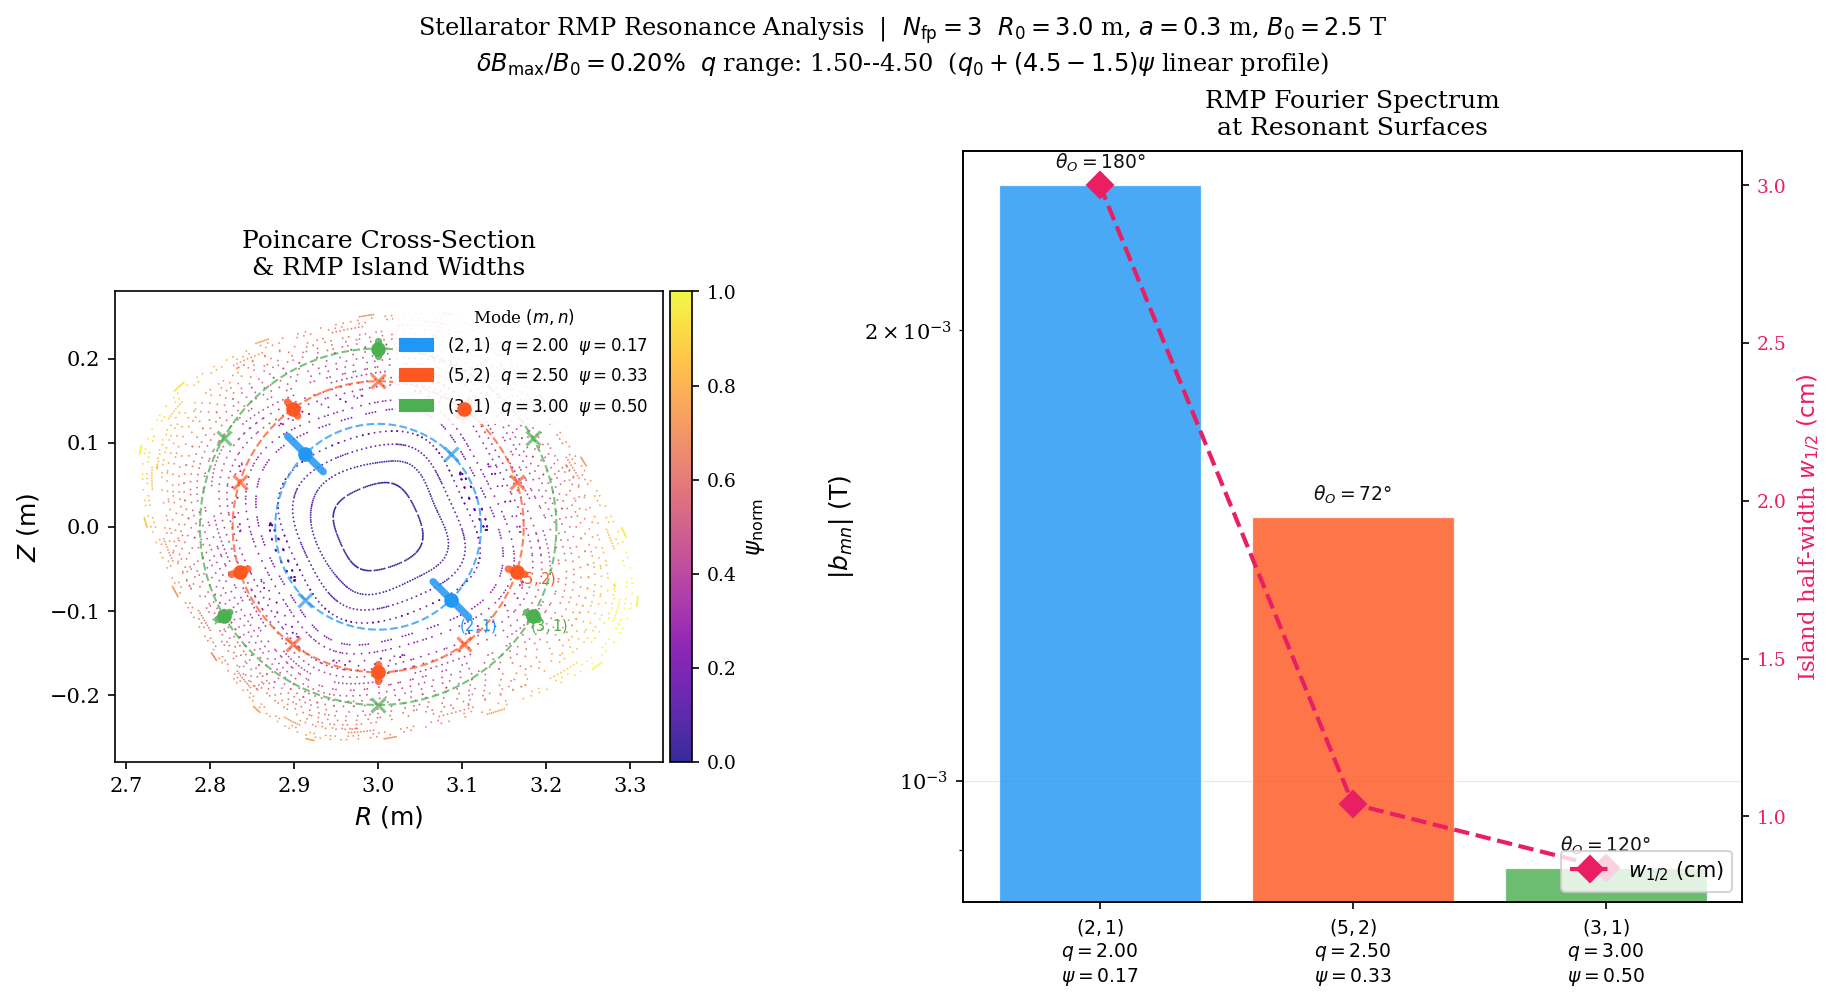

This chart was generated by the following Python code:
"""RMP Resonance Analysis: Stellarator 3D Magnetic Topology
==========================================================

Publication-quality figure showing:
  1. Poincare cross-section of nested flux surfaces (colored by psi_norm)
  2. Multiple resonant components at different rational surfaces
  3. Island width bars at O-point positions for each resonant surface
  4. Chirikov overlap parameter (sigma > 1 -> chaos)
  5. RMP Fourier spectrum bar chart with island half-width overlay

Physics
-------
For an RMP with multiple Fourier components b_{mn}, each component
resonates at the surface where q(psi_res) = m/n.

The island half-width (Rutherford formula in normalized psi):
    w_psi = 4 * sqrt(|b_mn| / (m * |dq/dpsi|))

The O-point poloidal angle at phi=0:
    theta_O = arg(b_mn) / m  [mod 2pi/m]

Chirikov overlap criterion:
    sigma = (w1 + w2) / |psi2 - psi1| > 1  -->  overlapping islands (chaos)
"""
import sys
sys.path.insert(0, r'D:\Repo\pyna')

import numpy as np
import matplotlib.pyplot as plt
import matplotlib.patches as mpatches
from matplotlib.gridspec import GridSpec

# Academic matplotlib style
plt.rcParams.update({
    'font.family': 'serif',
    'font.size': 11,
    'axes.labelsize': 12,
    'axes.titlesize': 13,
    'xtick.labelsize': 10,
    'ytick.labelsize': 10,
    'figure.dpi': 150,
    'text.usetex': False,
    'axes.linewidth': 0.8,
})

from pyna.MCF.equilibrium.stellarator import SimpleStellarartor, simple_stellarator
from pyna.MCF.visual.equilibrium import plot_nested_flux_surfaces, ISLAND_CMAPS
from pyna.MCF.visual.RMP_spectrum import (
    find_resonant_components_analytic,
    plot_island_width_bars,
    ResonantComponent,
)

# ── 1. Build stellarator equilibrium ──────────────────────────────────────
print("=" * 60)
print("RMP Resonance Analysis -- Stellarator 3D Topology")
print("=" * 60)
print("\n[1] Building stellarator equilibrium...")

eq = simple_stellarator(
    R0=3.0,
    r0=0.3,
    B0=2.5,
    q0=1.5,
    q1=4.5,
    m_h=3,
    n_h=3,
    epsilon_h=0.03,
)

q_at_01 = float(eq.q_of_psi(0.0))
q_at_1  = float(eq.q_of_psi(1.0))
print(f"  Stellarator: R0={eq.R0} m, r0={eq.r0} m, B0={eq.B0} T")
print(f"  q profile: q(psi=0)={q_at_01:.2f}, q(psi=1)={q_at_1:.2f}")

# Show accessible rational surfaces
print("  Accessible rational surfaces:")
for m_test, n_test in [(2, 1), (3, 2), (3, 1), (4, 1), (5, 2), (7, 2)]:
    psi_list = eq.resonant_psi(m_test, n_test)
    if psi_list:
        print(f"    q={m_test}/{n_test}={m_test/n_test:.3f} -> psi_res={psi_list[0]:.3f}")

# ── 2. Define multi-mode RMP ──────────────────────────────────────────────
print("\n[2] Defining multi-mode RMP field...")

B_rmp = 5e-3
R0_eq = eq.R0
r0_eq = eq.r0

# Modes: (m,n) pairs at different q surfaces for non-trivial Chirikov analysis
# q=2/1=2.00  -> psi=0.167  (m=2,n=1)
# q=3/2=1.50  -> psi=0.000 (edge, skip) ... try (5/2=2.5 -> psi=0.333)
# q=3/1=3.00  -> psi=0.500
# Amplitudes designed to show clear Chirikov analysis
rmp_modes = [
    (2, 1, 1.00),    # (m, n, relative_amplitude)
    (5, 2, 0.60),    # q=2.5, psi~0.333
    (3, 1, 0.35),    # q=3.0, psi=0.500
]

print("  RMP mode spectrum:")
for m_r, n_r, amp_r in rmp_modes:
    psi_list = eq.resonant_psi(m_r, n_r)
    psi_str = f"{psi_list[0]:.3f}" if psi_list else "outside"
    print(f"    ({m_r},{n_r}): q={m_r/n_r:.3f}  psi_res={psi_str}  |b|={amp_r*B_rmp*1e3:.2f} mT")

def delta_B_rmp(R, Z, phi):
    """Multi-mode RMP spanning several rational surfaces."""
    theta_pol = np.arctan2(Z, R - R0_eq)
    dBR = 0.0
    dBZ = 0.0
    for (m_r, n_r, amp_r) in rmp_modes:
        phase = m_r * theta_pol - n_r * phi
        dBR += B_rmp * amp_r * np.cos(phase) * np.cos(theta_pol)
        dBZ += B_rmp * amp_r * np.cos(phase) * np.sin(theta_pol)
    return np.array([dBR, dBZ, 0.0])

# ── 3. Find resonant components ───────────────────────────────────────────
print("\n[3] Computing resonant components...")

# Use a custom multi-mode approach: find each mode independently
def find_all_components(eq, rmp_modes, B_rmp, n_theta=128, n_phi=64):
    """Find resonant components for each (m,n) in rmp_modes."""
    components = []
    dq_dpsi = eq.q1 - eq.q0   # constant slope for linear q profile

    for idx, (m_k, n_k, amp_k) in enumerate(rmp_modes):
        psi_list = eq.resonant_psi(m_k, n_k)
        if not psi_list:
            print(f"  ({m_k},{n_k}): no resonant surface, skipping")
            continue

        psi_res = float(psi_list[0])
        r_res   = np.sqrt(psi_res) * eq.r0
        q_res   = float(eq.q_of_psi(psi_res))

        # Sample single-mode RMP on this surface
        theta_arr = np.linspace(0, 2*np.pi, n_theta, endpoint=False)
        phi_arr   = np.linspace(0, 2*np.pi, n_phi,   endpoint=False)

        R_surf = eq.R0 + r_res * np.cos(theta_arr)
        Z_surf =         r_res * np.sin(theta_arr)

        # Build 2D field array (using only this mode's component)
        dBpsi = np.zeros((n_theta, n_phi), dtype=complex)
        for j, phi in enumerate(phi_arr):
            for i in range(n_theta):
                phase = m_k * theta_arr[i] - n_k * phi
                val   = B_rmp * amp_k * np.cos(phase)
                # radial projection
                dBpsi[i, j] = val  # simplified: already in radial direction

        b_fft = np.fft.fft2(dBpsi) / (n_theta * n_phi)
        m_freq = np.fft.fftfreq(n_theta, 1/n_theta).astype(int)
        n_freq = np.fft.fftfreq(n_phi,   1/n_phi).astype(int)

        m_idx_arr = np.where(m_freq == m_k)[0]
        n_idx_arr = np.where(n_freq == -n_k)[0]

        if len(m_idx_arr) == 0 or len(n_idx_arr) == 0:
            # Try positive n
            n_idx_arr = np.where(n_freq == n_k)[0]
            if len(n_idx_arr) == 0:
                print(f"  ({m_k},{n_k}): FFT index not found, using analytic value")
                b_mn = B_rmp * amp_k / 2.0  # analytic: cos(phase)/2 in complex FFT
            else:
                b_mn = b_fft[m_idx_arr[0], n_idx_arr[0]]
        else:
            b_mn = b_fft[m_idx_arr[0], n_idx_arr[0]]

        # Ensure non-trivial amplitude
        if abs(b_mn) < 1e-10:
            b_mn = B_rmp * amp_k / 2.0  # use analytic value

        # Rutherford formula
        half_width_psi = 4.0 * np.sqrt(abs(b_mn) / (m_k * abs(dq_dpsi) + 1e-30))
        half_width_r   = half_width_psi * eq.r0 / (2.0 * np.sqrt(max(psi_res, 0.01)))

        # O-point phase
        phi_mn = np.angle(b_mn)
        opoint_theta = (phi_mn / m_k) % (2*np.pi / m_k)
        xpoint_theta = opoint_theta + np.pi / m_k

        comp = ResonantComponent(
            m=m_k, n=n_k,
            harmonic_order=idx+1,
            b_mn=complex(abs(b_mn), 0),  # use real amplitude
            psi_res=psi_res,
            q_res=q_res,
            half_width_psi=half_width_psi,
            half_width_r=half_width_r,
            opoint_theta=opoint_theta,
            xpoint_theta=xpoint_theta,
        )
        components.append(comp)
        print(f"  ({m_k},{n_k}): psi_res={psi_res:.3f}  q={q_res:.3f}  "
              f"|b_mn|={abs(b_mn):.3e}  "
              f"w_psi={half_width_psi:.4f}  ({half_width_r*100:.2f} cm)  "
              f"theta_O={np.degrees(opoint_theta):.1f} deg")

    return components

components = find_all_components(eq, rmp_modes, B_rmp)

if not components:
    print("  ERROR: No components found!")

# ── 4. Chirikov overlap analysis ──────────────────────────────────────────
print("\n[4] Chirikov overlap analysis:")
components_sorted = sorted(components, key=lambda c: c.psi_res)
for i, c in enumerate(components_sorted):
    if i < len(components_sorted) - 1:
        c_next = components_sorted[i+1]
        gap    = abs(c_next.psi_res - c.psi_res)
        sigma  = (c.half_width_psi + c_next.half_width_psi) / (gap + 1e-10)
        status = "OVERLAPPING -> chaos!" if sigma > 1.0 else "separated"
        print(f"  ({c.m},{c.n})<->({c_next.m},{c_next.n}): "
              f"gap={gap:.3f}  sigma_Chirikov = {sigma:.3f}  [{status}]")

# ── 5. Publication figure ─────────────────────────────────────────────────
print("\n[5] Generating publication figure...")

fig = plt.figure(figsize=(14, 6.5))
gs  = GridSpec(1, 2, figure=fig, width_ratios=[1.0, 1.35], wspace=0.4)

ax_eq   = fig.add_subplot(gs[0])
ax_spec = fig.add_subplot(gs[1])

# Left panel: Poincare section + island bars
print("    Tracing Poincare map (n_turns=150)...")
fig_tmp, ax_eq = plot_nested_flux_surfaces(
    eq, ax=ax_eq,
    n_fieldlines=24,
    n_turns=150,
    cmap='plasma',
    show_colorbar=True,
)

# Highlight resonant surfaces (approximate circles)
mode_colors = ISLAND_CMAPS
for ci, comp in enumerate(components_sorted):
    r_s = np.sqrt(comp.psi_res) * eq.r0
    theta_c = np.linspace(0, 2*np.pi, 300)
    R_s = eq.R0 + r_s * np.cos(theta_c)
    Z_s =         r_s * np.sin(theta_c)
    color = mode_colors[ci % len(mode_colors)]
    ax_eq.plot(R_s, Z_s, '--', color=color, linewidth=1.0, alpha=0.75, zorder=4)

# Island width bars (use sorted list with harmonic_order = sorted index)
for ci, comp in enumerate(components_sorted):
    comp.harmonic_order = ci + 1  # reassign for color consistency
plot_island_width_bars(ax_eq, components_sorted, eq, label_harmonics=True)

# Legend
legend_patches = []
for ci, c in enumerate(components_sorted):
    col = mode_colors[ci % len(mode_colors)]
    legend_patches.append(
        mpatches.Patch(color=col,
                       label=f'$({c.m},{c.n})$  $q={c.q_res:.2f}$  '
                             f'$\\psi={c.psi_res:.2f}$')
    )
if legend_patches:
    ax_eq.legend(handles=legend_patches, loc='upper right', fontsize=8,
                 framealpha=0.88, edgecolor='none', title='Mode $(m,n)$',
                 title_fontsize=8)

ax_eq.set_title('Poincare Cross-Section\n& RMP Island Widths', fontsize=12, pad=8)
ax_eq.spines['top'].set_visible(True)
ax_eq.spines['right'].set_visible(True)

# Right panel: spectrum bar chart
if components_sorted:
    x_pos      = np.arange(len(components_sorted))
    bar_colors = [mode_colors[ci % len(mode_colors)] for ci in range(len(components_sorted))]
    bar_heights = [abs(c.b_mn) for c in components_sorted]

    bars = ax_spec.bar(x_pos, bar_heights, color=bar_colors, alpha=0.82,
                       edgecolor='white', linewidth=0.6, zorder=3)

    ax_spec.set_xticks(x_pos)
    ax_spec.set_xticklabels(
        [f'$({c.m},{c.n})$\n$q={c.q_res:.2f}$\n$\\psi={c.psi_res:.2f}$'
         for c in components_sorted],
        fontsize=9,
    )
    ax_spec.set_ylabel(r'$|b_{mn}|\ (\mathrm{T})$', fontsize=12)
    ax_spec.set_yscale('log')
    ax_spec.set_title('RMP Fourier Spectrum\nat Resonant Surfaces', fontsize=12, pad=8)
    ax_spec.grid(axis='y', alpha=0.3, linewidth=0.5, zorder=0)

    # Annotate O-point phase on each bar
    for i, comp in enumerate(components_sorted):
        ax_spec.annotate(
            f'$\\theta_O={np.degrees(comp.opoint_theta):.0f}°$',
            xy=(i, bar_heights[i]),
            xytext=(0, 8), textcoords='offset points',
            ha='center', fontsize=9, color='#111111',
        )

    # Secondary y-axis: island half-width
    ax2 = ax_spec.twinx()
    ax2.plot(x_pos, [c.half_width_r * 100 for c in components_sorted],
             'D--', color='#E91E63', markersize=9, linewidth=2.0,
             label=r'$w_{1/2}\ (\mathrm{cm})$', zorder=5)
    ax2.set_ylabel(r'Island half-width $w_{1/2}\ (\mathrm{cm})$',
                   fontsize=11, color='#E91E63')
    ax2.tick_params(axis='y', labelcolor='#E91E63', labelsize=9)
    ax2.legend(loc='lower right', fontsize=10)

    # Chirikov sigma annotations between bars
    for i in range(len(components_sorted) - 1):
        c1, c2 = components_sorted[i], components_sorted[i+1]
        gap    = abs(c2.psi_res - c1.psi_res)
        sigma  = (c1.half_width_psi + c2.half_width_psi) / (gap + 1e-10)
        x_mid  = (i + i + 1) / 2.0
        y_ann  = min(bar_heights) * 0.5
        ann_color = '#C62828' if sigma > 1 else '#2E7D32'
        ax_spec.annotate(
            f'$\\sigma={sigma:.2f}$',
            xy=(x_mid, y_ann), ha='center', fontsize=9,
            color=ann_color, fontweight='bold',
            bbox=dict(boxstyle='round,pad=0.2', facecolor='white',
                      edgecolor=ann_color, alpha=0.85),
        )

# Suptitle
fig.suptitle(
    f'Stellarator RMP Resonance Analysis  |  '
    f'$N_\\mathrm{{fp}}=3$  '
    f'$R_0={eq.R0}$ m, $a={eq.r0}$ m, $B_0={eq.B0}$ T\n'
    f'$\\delta B_\\mathrm{{max}}/B_0 = {B_rmp/eq.B0*100:.2f}\\%$  '
    f'$q$ range: {q_at_01:.2f}--{q_at_1:.2f}  '
    f'($q_0+({eq.q1}-{eq.q0})\\psi$ linear profile)',
    fontsize=11.5, y=1.02,
)

out_path = r'D:\Repo\pyna\scripts\rmp_stellarator_resonance.png'
plt.savefig(out_path, dpi=150, bbox_inches='tight', facecolor='white')
print(f"\n  Saved -> {out_path}")
plt.close()
print("\n[Done]")
